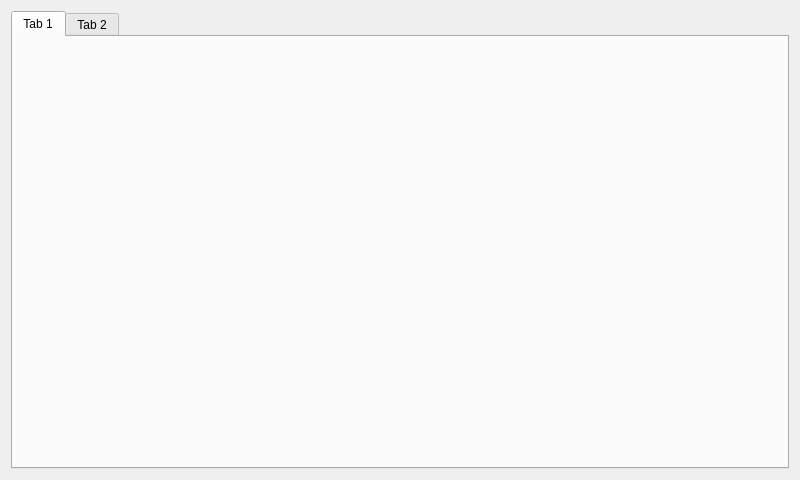
<?xml version="1.0" encoding="UTF-8"?>
<ui version="4.0">
 <class>data_query</class>
 <widget class="QWidget" name="data_query">
  <property name="geometry">
   <rect>
    <x>0</x>
    <y>0</y>
    <width>800</width>
    <height>480</height>
   </rect>
  </property>
  <property name="windowTitle">
   <string>Form</string>
  </property>
  <layout class="QGridLayout" name="gridLayout">
   <item row="1" column="0">
    <widget class="QTabWidget" name="tabWidget">
     <property name="currentIndex">
      <number>0</number>
     </property>
     <widget class="QWidget" name="tab">
      <attribute name="title">
       <string>Tab 1</string>
      </attribute>
      <layout class="QGridLayout" name="gridLayout_2">
       <item row="0" column="0">
        <widget class="QWidget" name="widget" native="true"/>
       </item>
      </layout>
     </widget>
     <widget class="QWidget" name="tab_2">
      <attribute name="title">
       <string>Tab 2</string>
      </attribute>
     </widget>
    </widget>
   </item>
  </layout>
 </widget>
 <resources/>
 <connections/>
</ui>
